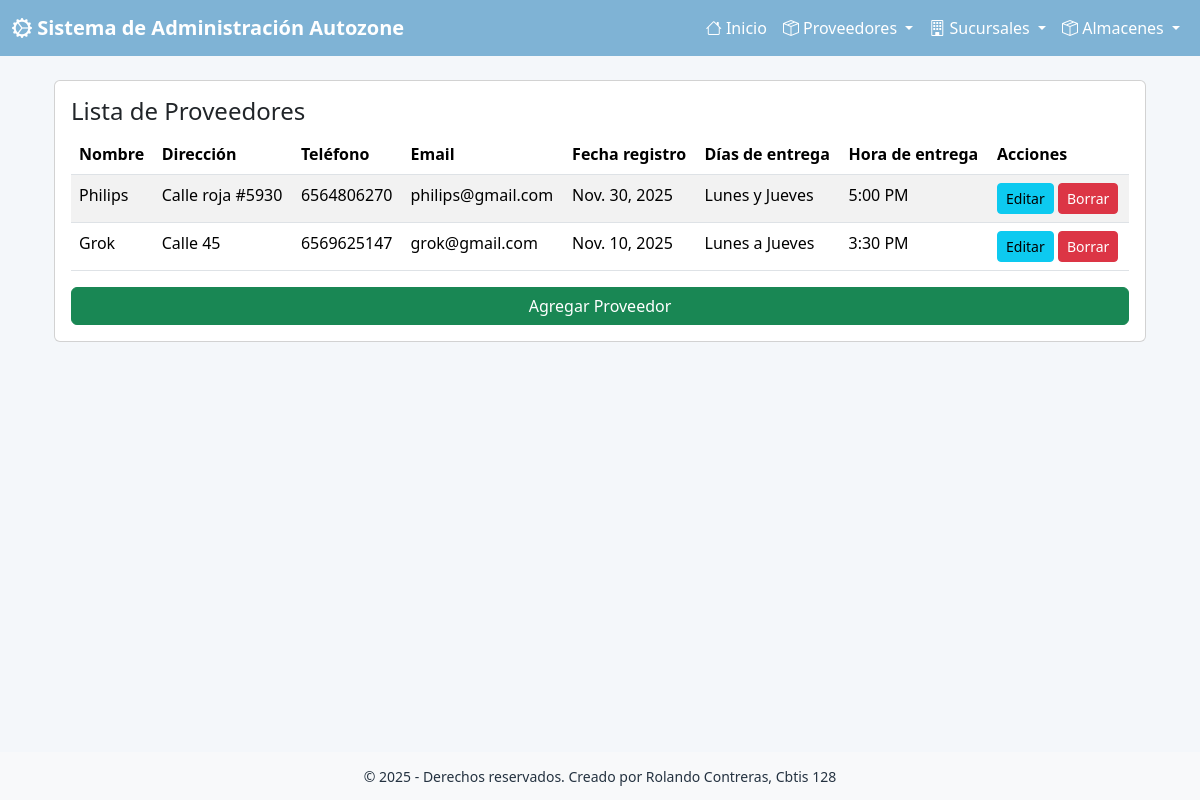
Page /proveedor/ver/ on the committed database.
### app_Autozone/models.py (models this page shows, shortened)
class Proveedor(models.Model):
    nombre = models.CharField(max_length=100)
    direccion = models.CharField(max_length=200)
    telefono = models.CharField(max_length=20)
    email = models.EmailField(max_length=50)
    fecha_registro = models.DateField()
    dias_entrega = models.CharField(max_length=150)
    hora_entrega = models.CharField(max_length=50)
    class Meta:
        verbose_name = 'Proveedor'
        verbose_name_plural = 'Proveedores'

### app_Autozone/views.py (the view)
# urls.py: path('proveedor/ver/', views.ver_proveedores, name='ver_proveedores'),
def ver_proveedores(request):
    proveedores = Proveedor.objects.all()
    return render(request, 'proveedor/ver_proveedores.html', {'proveedores': proveedores})

### app_Autozone/templates/proveedor/ver_proveedores.html (shortened to what this page needs)
{% extends 'base.html' %}
{% block content %}
<div class="card p-3">
  <h4>Lista de Proveedores</h4>
  <table class="table table-striped">
    <thead>
      <tr>
        <th>Nombre</th><th>Dirección</th><th>Teléfono</th><th>Email</th><th>Fecha registro</th><th>Días de entrega</th><th>Hora de entrega</th><th>Acciones</th>
      </tr>
    </thead>
    <tbody>
      {% for p in proveedores %}
      <tr>
        <td>{{ p.nombre }}</td>
        <td>{{ p.direccion }}</td>
        <td>{{ p.telefono }}</td>
        <td>{{ p.email }}</td>
        <td>{{ p.fecha_registro }}</td>
        <td>{{ p.dias_entrega }}</td>
        <td>{{ p.hora_entrega }}</td>
        <td>
          <a class="btn btn-sm btn-info" href="{% url 'actualizar_proveedor' p.id %}">Editar</a>
          <a class="btn btn-sm btn-danger" href="{% url 'borrar_proveedor' p.id %}">Borrar</a>
        </td>
      </tr>
      {% empty %}
      <tr><td colspan="5">No hay proveedores registrados.</td></tr>
      {% endfor %}
    </tbody>
  </table>
  <a class="btn btn-success" href="{% url 'agregar_proveedor' %}">Agregar Proveedor</a>
</div>
{% endblock %}

### app_Autozone/templates/base.html (style rules this page uses)
:root { --primary:#7FB3D5; --accent:#F7D6B5; --muted:#F4F7FA; --card:#FFFFFF; }
body { background: var(--muted); color: #243240; }

### rows in the picture
Proveedor: nombre "Philips", direccion "Calle roja #5930", telefono "6564806270", email "philips@gmail.com", fecha_registro "Nov. 30, 2025", dias_entrega "Lunes y Jueves", hora_entrega "5:00 PM"
Proveedor: nombre "Grok", direccion "Calle 45", telefono "6569625147", email "grok@gmail.com", fecha_registro "Nov. 10, 2025", dias_entrega "Lunes a Jueves", hora_entrega "3:30 PM"
